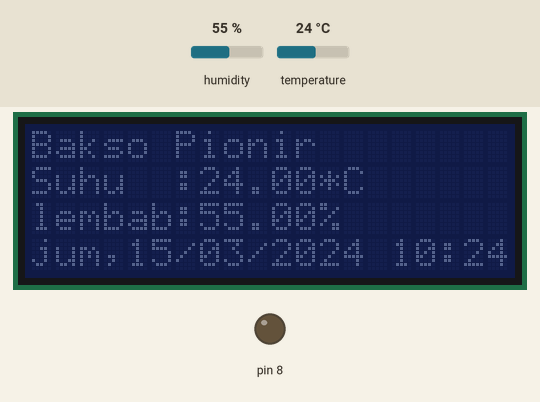
This sketch was run on a simulated Arduino Leonardo, built with avr-gcc and run on an emulated ATmega32U4. On the bench: 20×4 character LCD, output pins drawn as LEDs (lit = HIGH). Inputs (shaded band) come from the test bench; at power-on: humidity 55 %, temperature 24 °C. The local clock reads 2024-03-15 10:24:30 at power-on unless the sketch sets it; storage starts empty; what the sketch prints to the serial monitor is not drawn.

Above: at 2.3 s.
2.4 s: humidity set to 22 %
At 3.5 s:
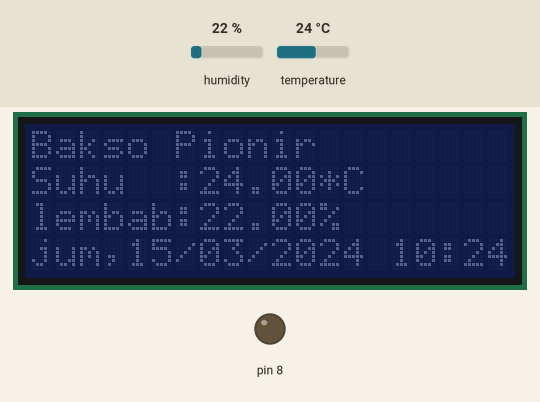
5.1 s: temperature set to 12 °C
At 6.2 s:
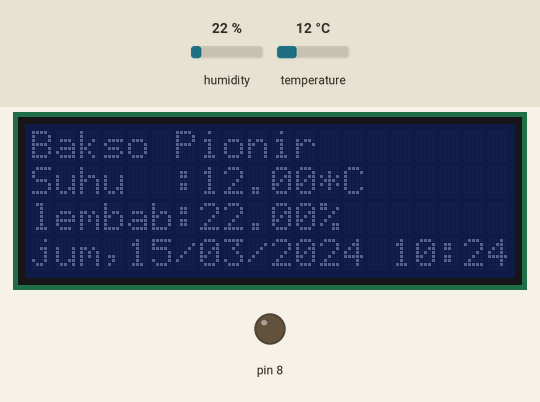
7.8 s: humidity set to 40 %
At 10.0 s:
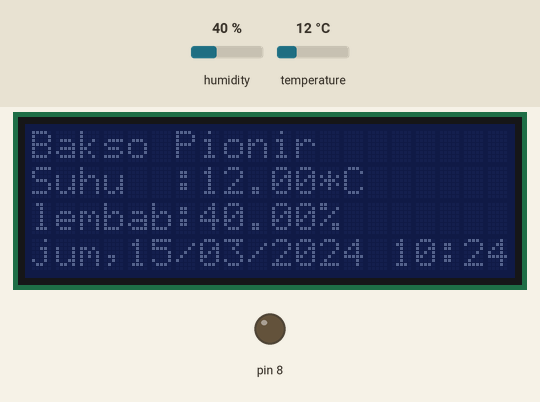
10.7 s: temperature set to 19 °C
At 31.4 s:
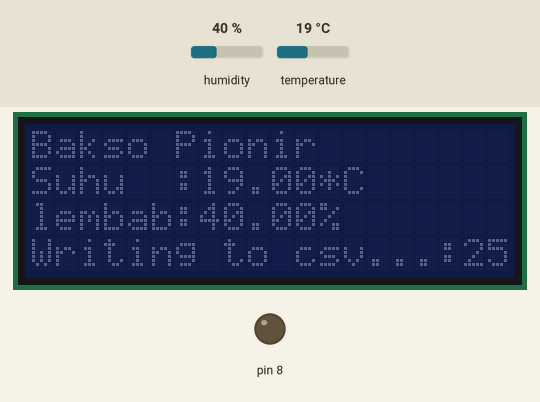
Timing chart, 0 to 32.5 s (numbered marks = the images above; inputs shaded):
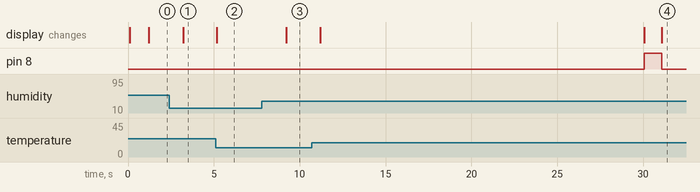

The sketch:

kiosk-weather.ino
```cpp
//WeatherToday 1.0
#include "DHT.h"
#include <Wire.h>
#include "RTClib.h"
#include <LiquidCrystal_I2C.h>
#include <SPI.h>
#include <SD.h>


#define DHTPIN 7     // what digital pin we're connected to
#define DHTTYPE DHT22   // DHT 22  (AM2302), AM2321
DHT dht(DHTPIN, DHTTYPE);
LiquidCrystal_I2C lcd(0x3F, 20, 4); // set the LCD address to 0x27 for a 16 chars and 2 line display

RTC_DS1307 rtc;
File myFile;
char daysOfTheWeek[7][12] = {"mgu", "sen", "sel", "rab", "kam", "jum", "sab"};
String location = "Bakso Pionir";

void writeToDisk(String location, String datex, String timex, float t, float h) {
  Serial.println(datex);
  Serial.println(timex);
  Serial.println(t);
  Serial.println(h);
  String str = location + "," + datex + "," + timex + "," + t + "," + h;
  Serial.println(str);
  myFile = SD.open("whtoday.csv", FILE_WRITE);
  if (myFile) {

    digitalWrite(8, HIGH);   // turn the LED on (HIGH is the voltage level)
    delay(1000);                       // wait for a second
    digitalWrite(8, LOW);    // turn the LED off by making the voltage LOW

    lcd.setCursor(0, 3);
    lcd.print("Writing to csv...");
    delay(2000);
    myFile.println(str);
    myFile.close();

    lcd.setCursor(0, 3);
    lcd.print("Writing to csv done!");
    delay(1000);
  } else {
    // if the file didn't open, print an error:
    lcd.setCursor(0, 3);
    lcd.print("error writing csv");
    delay(2000);

  }
}

void setup()
{
  Serial.begin(9600);
  while (!Serial);             // Leonardo: wait for serial monitor
  Serial.println("\nWeather Today begin");

  dht.begin();
  lcd.init();                      // initialize the lcd
  //  lcd.init();
  // Print a message to the LCD.
  //  lcd.backlight();


  if (! rtc.begin()) {
    lcd.setCursor(0, 3);
    lcd.print("Couldn't find RTC");
    delay(1000);
    while (1);
  }

  if (! rtc.isrunning()) {
    lcd.setCursor(0, 3);
    lcd.print("init RTC...");
    delay(1000);
    // following line sets the RTC to the date & time this sketch was compiled
    rtc.adjust(DateTime(F(__DATE__), F(__TIME__)));
    // This line sets the RTC with an explicit date & time, for example to set
    // January 21, 2014 at 3am you would call:
    // rtc.adjust(DateTime(2014, 1, 21, 3, 0, 0));
  }

  //  DateTime now = rtc.now();
  //  char bufferFileName[20] = "";
  //  //  sprintf(buffer, "%s,%s/%s/%s %02d:%02d:%02d", daysOfTheWeek[now.dayOfTheWeek()], now.day(),now.month(),now.year(), now.hour(), now.minute(), now.second());
  //  sprintf(bufferFileName, "%02d/%02d/%02d-%02d:%02d.txt", now.day(), now.month(), now.year(), now.hour(), now.minute());
  //  lcd.setCursor(0, 3);
  //  lcd.print(bufferFileName);
  //  delay(2000);

  lcd.setCursor(0, 3);
  lcd.print("init SD card...");
  delay(1000);
  if (!SD.begin(4)) {
    lcd.setCursor(0, 3);
    lcd.print("init SD failed!");
    while (1);
  } else {
    myFile = SD.open("whtoday.csv", FILE_WRITE);
    myFile.close();
    lcd.setCursor(0, 3);
    lcd.print("init SD done.");
  }

  pinMode(8, OUTPUT);
}


void loop()
{
  DateTime now = rtc.now();

  // Reading temperature or humidity takes about 250 milliseconds!
  // Sensor readings may also be up to 2 seconds 'old' (its a very slow sensor)
  float h = dht.readHumidity();
  // Read temperature as Celsius (the default)
  float t = dht.readTemperature();
  lcd.setCursor(0, 0);
  lcd.print(location);
  lcd.setCursor(0, 1);
  lcd.print("Suhu  :");
  lcd.setCursor(7, 1);
  lcd.print(t);
  lcd.setCursor(12, 1);
  lcd.print("*C");
  lcd.setCursor(0, 2);
  lcd.print("lembab:");
  lcd.setCursor(7, 2);
  lcd.print(h);
  lcd.setCursor(12, 2);
  lcd.print("%");
  char buffer[20] = "";

  //
  sprintf(buffer, "%s,%02d/%02d/%02d %02d:%02d", daysOfTheWeek[now.dayOfTheWeek()], now.day(), now.month(), now.year(), now.hour(), now.minute());
  lcd.setCursor(0, 3);
  lcd.print(buffer);

  char bufferDate[10] = "";
  char bufferTime[5] = "";
  sprintf(bufferDate, "%02d/%02d/%02d", now.day(), now.month(), now.year());
  sprintf(bufferTime, "%02d:%02d", now.hour(), now.minute());

  if (now.second() == 0) {
    writeToDisk(location, bufferDate, bufferTime, t, h);
  }
}
```

Measured:
- after the input at 2.4 s, the display: changes after 0.81 s (image 1)
- after the input at 5.1 s, the display: changes after 0.07 s (image 2)
- after the input at 7.8 s, the display: changes after 1.4 s (image 3)
